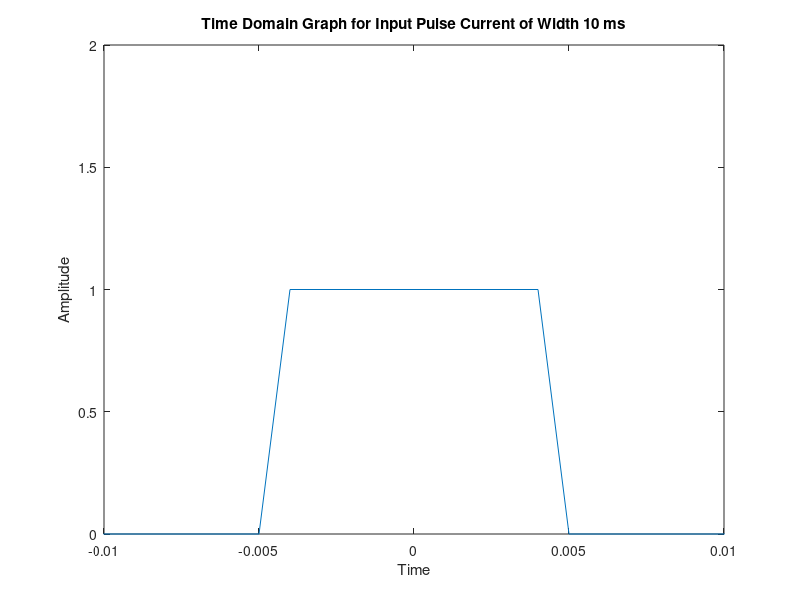

Reproduce this figure in MATLAB. (Note: this script raises an error after producing the figure.)
clc;
%0.1.1 Generalized method of computing transfer function of an equivalent
%0.1.2 transformer RLC ladder network.
%1.0 Defining experimentally controlled variables
    %1.1.1 Number of RLC ladders (physically speaking, coils in the TF)
    %1.1.2 n should be between 3 and 10 (both included)
    n=4;
    %1.2.1 Partial discharge in the form of a current source Is
    %1.2.2 (to be defined later) Is=?
    %1.3.1 Location of node of partial discharge development (i):
    %1.3.2 Right now only ALONG the winding
    %1.2.3 i should be between 2 and n (both included)
    i=4;
%***********************************************************************    
%2.0 Defining ladder nw constants:
Rs=1.33;Cs=0.6;Cg=0.933;Ls=0.4310;
M=[0.2392,0.1435,0.0947,0.0496,zeros(1,n-5)];
%***********************************************************************    
%3.0 Constructing matrices useful for state space representation:
%3.1 Inductance (L) Matrix
L=zeros(n,n);
for r= 1:n
    for c= 1:n
        if r == c 
            L(r,c)=Ls;
        else
            L(r,c)=M(abs(r-c));
        end
    end
end
%3.2 Resistance (R) Matrix
R=Rs*eye(n);
%3.3.1 (S,SL1,SL2,SN1,SN2) Matrices
%3.3.2 L derived from when Live (node) shorted (to GND)
%3.3.3 N derived from when Neutral (node) shorted (to GND)
S=[-eye(n),zeros(n,1)]+[zeros(n,1),eye(n)];
SL1=S;SL1(:,1)=[];
SL2=zeros(n,1);SL2(i-1,:)=1;
SN1=S;SN1(:,end)=[];
SN2=zeros(n,1);SN2(i,:)=1;
%3.4 Capacitance (C) Matrix with spinoffs (CL1,CN1)
tmp=eye(n+1);tmp(1,1)=1/2;tmp(end,end)=1/2;
C=(Cg+2*Cs)*tmp+(-Cs)*[zeros(n,1),eye(n);zeros(1,n+1)]+(-Cs)*[zeros(1,n+1);eye(n),zeros(n,1)];
CL1=C;CL1(1,:)=[];CL1(:,1)=[];
CN1=C;CN1(end,:)=[];CN1(:,end)=[];
%***********************************************************************    
%4.0 Define (A),(B),(C),(D) matrices (State Space Representation):
    %But first, define (M),(-G),(T1):
    ML=[L,zeros(n,n);zeros(n,n),CL1];
    GL=-[-R,-SL1;SL1.',zeros(n,n)];
    T1L=[zeros(n,1);SL2];
    MN=[L,zeros(n,n);zeros(n,n),CN1];
    GN=-[-R,-SN1;SN1.',zeros(n,n)];
    T1N=[zeros(n,1);SN2];
AL=-ML\GL;
BL=ML\T1L;
AN=-MN\GN;
BN=MN\T1N;
tmpL=zeros(1,2*n);tmpL(:,1)=1;
tmpN=zeros(1,2*n);tmpN(:,n)=1;
CL=-Cs*AL(n+1,:)+tmpL;
DL=-Cs*BL(n+1,:);
CN=Cs*AN(2*n,:)+tmpN;
DN=Cs*BN(2*n,:);
%*********************************************************************** 
%5.0 Convert State Space Representation (SSR) into Transfer Function (TF)
[TFLb,TFLa]=ss2tf(AL,BL,CL,DL);
sysL=tf(TFLb,TFLa)
filenameL=['sysL_' num2str(n) '_' num2str(i)];
save(filenameL,'sysL');
[TFNb,TFNa]=ss2tf(AN,BN,CN,DN);
filenameN=['sysN_' num2str(n) '_' num2str(i)];
sysN=tf(TFNb,TFNa)
save(filenameN,'sysN');
%***********************************************************************
%6.0 Plot obtained TF responses, etc.
dt=1e-3;
t = -1:dt:1;
impulse= t==0;
x=0.5*(sign(t+5*dt)-sign(t-5*dt));
filename=['x_time_domain_pulseInput.mat'];
save(filename,'x');
%optional: Show and save the time domain input partial discharge.
plot(t,x);
title(['Time Domain Graph for Input Pulse Current of Width 10 ms']);
axis([-1e-2 1e-2 0 2]);
xlabel('Time');
ylabel('Amplitude');
ax = gca;
ax.FontSize = 13;
legend({'y = x'},'Location','northwest')
filename=['x_time_domain_pulseInput'];
saveas(gcf,filename,'png')
pause(0.5);
yL=(fft(lsim(sysL,x,t)));
yN=(fft(lsim(sysN,x,t)));
xLimp=(fft(lsim(sysL,impulse,t)));
xNimp=(fft(lsim(sysN,impulse,t)));
len=length(yL);         %to take the frequency axis of the harmonics.
q=-(len-1)/2:(len-1)/2;  %divide the frequency compone
filenameL=['yL_' num2str(n) '_' num2str(i) '_pulseInput.mat'];
save(filenameL,'yL');
filenameN=['yN_' num2str(n) '_' num2str(i) '_pulseInput.mat'];
save(filenameN,'yN');
xL=yL./xLimp;
fxL=sqrt(xL.*conj(xL));
xN=yN./xNimp;
fxN=sqrt(xN.*conj(xN));
plot(q,fxN,'-b')
hold on 
plot(q,fxL,':or')
hold off
title(['Fourier Spectrum Plots for n= ' num2str(n) ' and i= ' num2str(i)]);
axis([0 2000 0 15]);
xlabel('Frequency');
ylabel('Amplitude');
ax = gca;
ax.FontSize = 13;
legend({'y = fxN','y = fxL'},'Location','northwest')
filename=['fxN_vs_fxL_' num2str(n) '_' num2str(i) '_pulseInput'];
saveas(gcf,filename,'png') 
corrcoef(xN,xL)
%***********************************************************************    